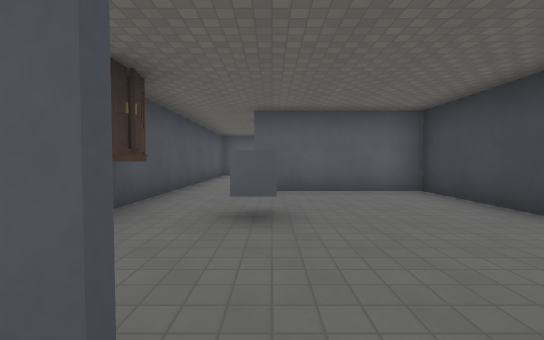
view 1 (above)

14 first-person views from a walk through a Godot game level. The camera is 1.3 m above the floor, tilts 2° down and sees 90° across. The floor is counted in squares, 2 m on a side. Each view is taken from the middle of a square. On the plan, view 1 faces up. The plan holds only what a view shows up to about 9 squares ahead; the rest is blank. Characters and animated objects are left out. Surface patterns are stand-ins for the level's own textures.

view 2
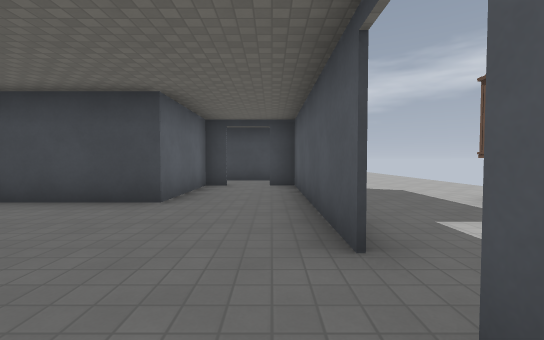

view 3
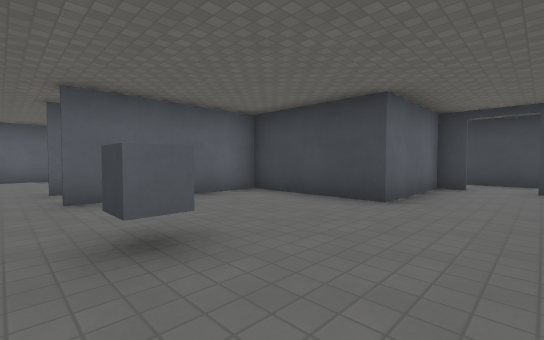

view 4
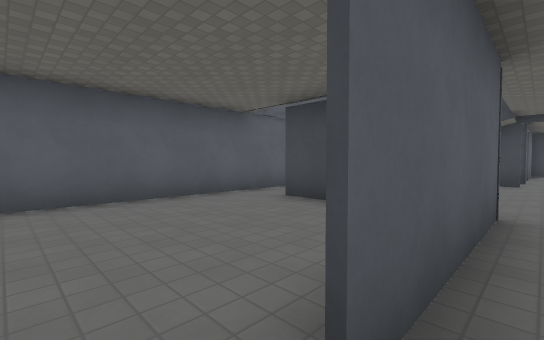

view 5
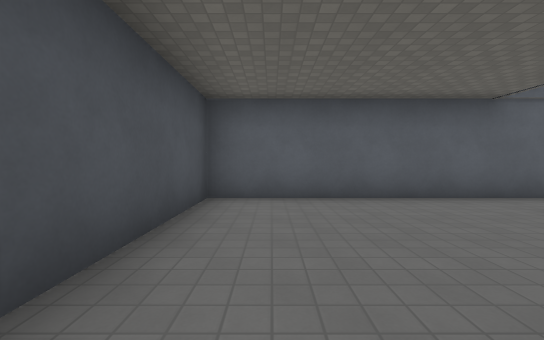

view 6
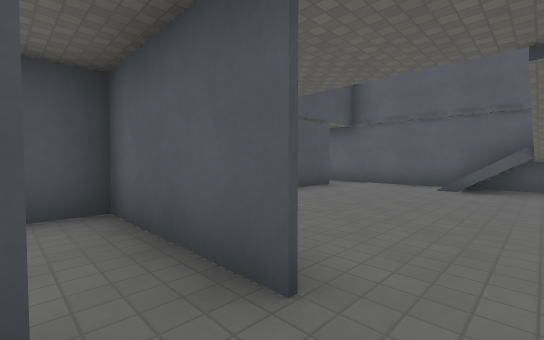

view 7
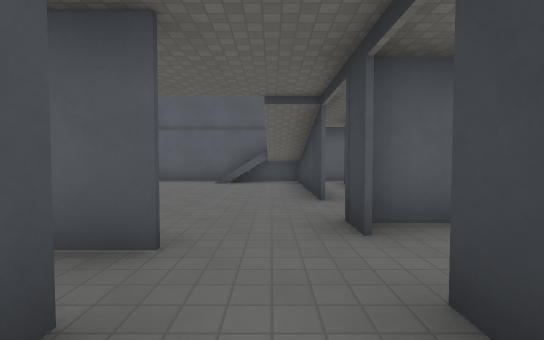

view 8
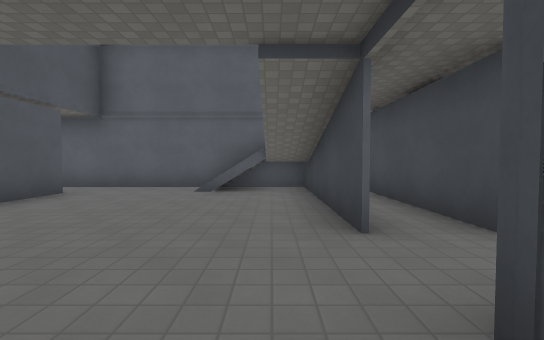

view 9
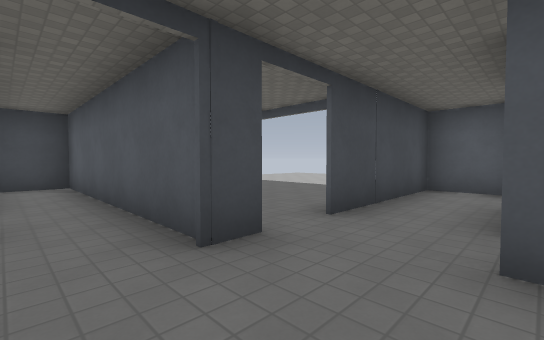

view 10
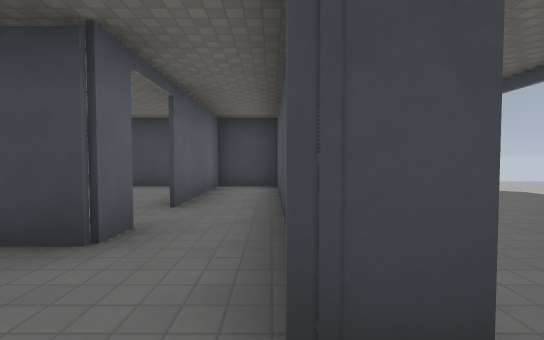

view 11
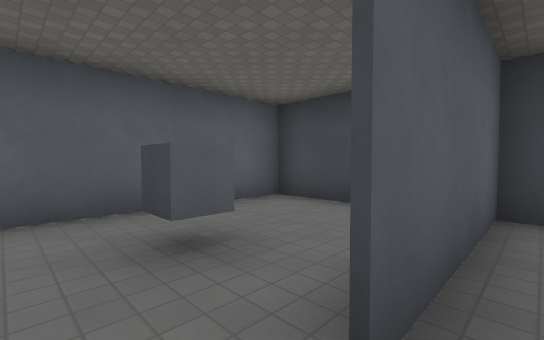

view 12
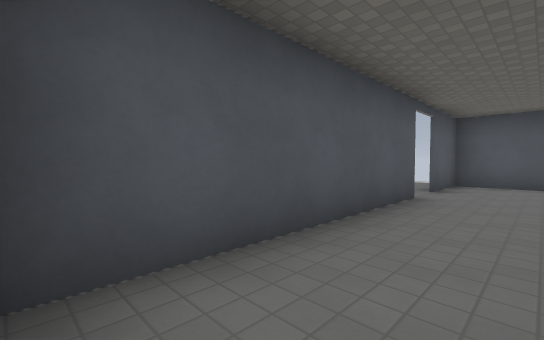

view 13
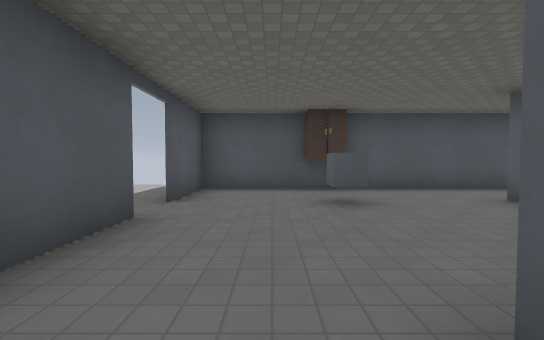

view 14
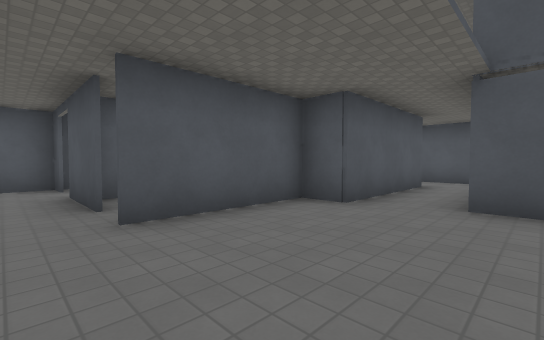

### Floor plan
Key: @ floor where view 1 was taken; # wall or solid block; x gap in a wall; . floor; / step, stairs or slope; ^ raised ledge; W wardrobe.
Columns run from 3 left of view 1 to 14 right of it. Each row starts with its distance up from view 1.
 12  ############
 11  #.......//#######
 10  #....#.../##....#
  9  #....#....##.^..#
  8  #....#....##....#
  7  #.####.......####
  6  #.####....#######
  5  #....####...
  4  #....#..x.#..
  3  #.^..####.#...
  2  #.........#....
  1  #.......#.# ....
  0 .##@########  ....
 -1 ... .....
 -2      ......
 -3       W.....
 -4         ....

Positions as (right, up) in squares from view 1, and headings:
1: (0, 0), facing up
2: (-1, 1), facing right
3: (-1, 1), facing up-right
4: (-1, 7), facing up-right
5: (-1, 7), facing up
6: (7, 4), facing up-left
7: (7, 3), facing up
8: (7, 5), facing up
9: (6, 7), facing down-right
10: (7, 6), facing right
11: (10, 7), facing up-right
12: (6, 2), facing down-left
13: (4, 2), facing left
14: (7, 8), facing down-left
